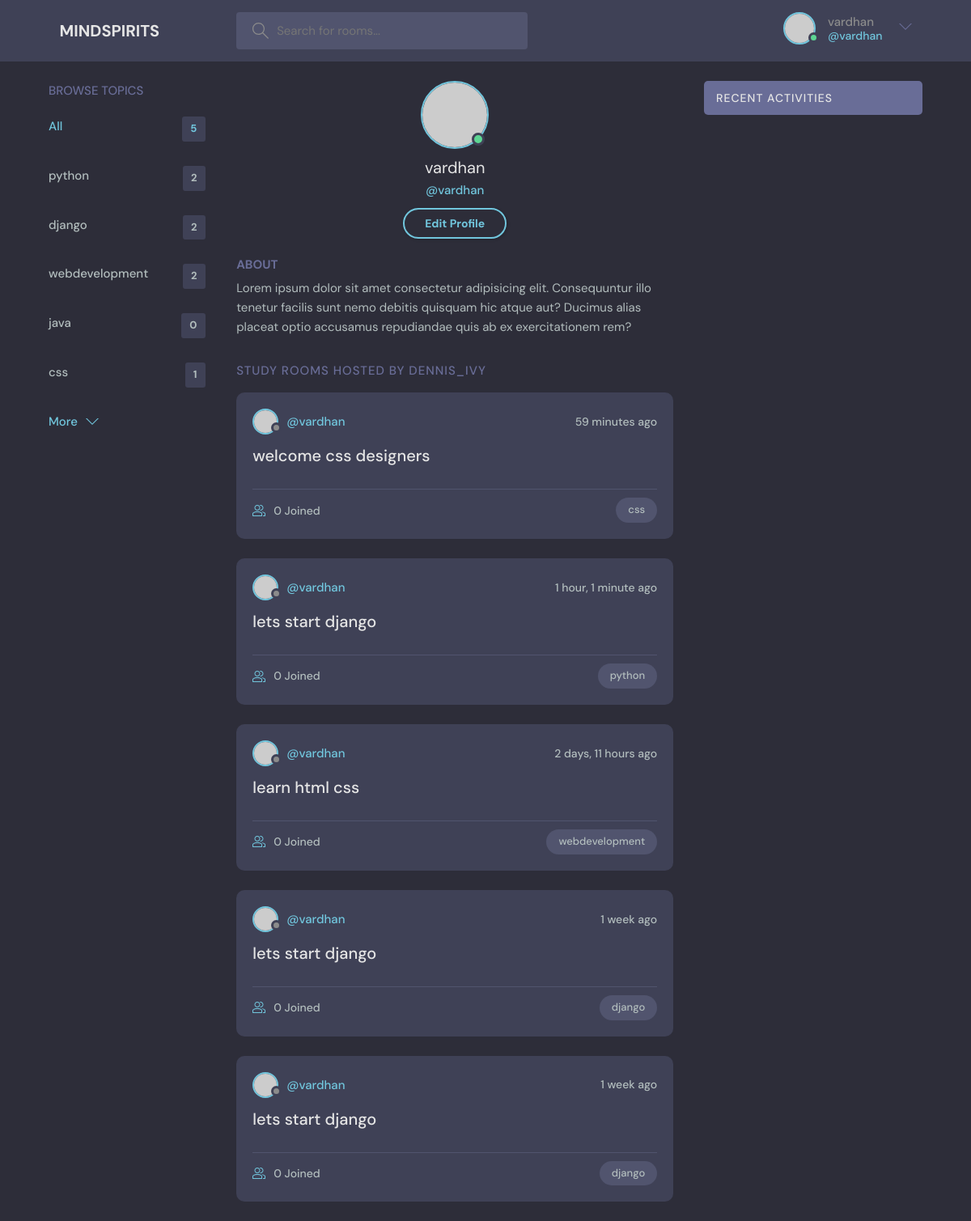
Screenshot of /profile/1 (signed in) with the database file from the repository.
### base/models.py (models this page shows, shortened)
class topic(models.Model):
    name=models.CharField(max_length=200)

class Room(models.Model):
    host=models.ForeignKey(User,on_delete=models.SET_NULL,null=True)
    topic=models.ForeignKey(topic,on_delete=models.SET_NULL,null=True)
    name=models.CharField(max_length=200)
    description=models.TextField(null=True,blank=True)
    participants=models.ManyToManyField(User,related_name='participants',blank=True)
    updated=models.DateTimeField(auto_now=True)
    created=models.DateTimeField(auto_now_add=True)
    class Meta:
        ordering=['-updated','-created']

### base/views.py (the view)
# urls.py: path('profile/<str:pk>',views.userProfile,name="user-profile"),
def userProfile(request,pk):
    user=User.objects.get(id=pk)
    rooms=user.room_set.all()
    room_messages=user.message_set.all()
    topics =topic.objects.all()
    context={'user':user,'rooms':rooms,'room_messages':room_messages,'topics':topics}
    return render(request,'base/profile.html',context)

### base/templates/base/profile.html
{%extends 'main.html' %}
{%block content%}
  <main class="profile-page layout layout--3">
    <div class="container">
      {% include 'base/topics_component.html' %}
      <div class="roomList">
        <div class="profile">
          <div class="profile__avatar">
            <div class="avatar avatar--large active">
              <img src="https://randomuser.me/api/portraits/men/11.jpg" />
            </div>
          </div>
          <div class="profile__info">
            <h3>{{user.username}}</h3>
            <p>@{{user.username}}</p>
            <a href="edit-user.html" class="btn btn--main btn--pill">Edit Profile</a>
          </div>
          <div class="profile__about">
            <h3>About</h3>
            <p>
              Lorem ipsum dolor sit amet consectetur adipisicing elit. Consequuntur illo tenetur
              facilis sunt nemo debitis quisquam hic atque aut? Ducimus alias placeat optio
              accusamus repudiandae quis ab ex exercitationem rem?
            </p>
          </div>
        </div>
        <div class="roomList__header">
          <div>
            <h2>Study Rooms Hosted by dennis_ivy</a>
            </h2>
          </div>
        </div>
        {%include 'base/feed_component.html' %}
      </div>
      {%include 'base/activity_component.html' %}
    </div>
  </main>
{%endblock content%}

### templates/nav.html (shortened to what this page needs)
{%load static%}
<header class="header header--loggedIn">
    <div class="container">
      <a href="{% url 'home' %}" class="header__logo">
        <h1>MINDSPIRITS</h1>
      </a>
      <form class="header__search" method="GET" action="{% url 'home' %}">
        <label>
          <input name="q"  placeholder="Search for rooms..." />
        </label>
      </form>
      <nav class="header__menu">
        {% if request.user.is_authenticated %}
        <div class="header__user">
          <a href="profile.html">
            <div class="avatar avatar--medium active">
              <img src="https://randomuser.me/api/portraits/men/37.jpg" />
            </div>
            <p>{{request.user.username}} <span>@{{request.user.username}}</span></p>
          </a>
          <button class="dropdown-button">
            <svg version="1.1" xmlns="http://www.w3.org/2000/svg" width="32" height="32" viewBox="0 0 32 32">
              <title>chevron-down</title>
              <path d="M16 21l-13-13h-3l16 16 16-16h-3l-13 13z"></path>
            </svg>
          </button>
        </div>
        {%else%}
        <a href="{%url 'login' %}">
          <img src="{% static 'images/avatar.svg' %}" />
          <p>Login</p>
        </a>
        {%endif%}
      </nav>
    </div>
</header>

### base/templates/base/topics_component.html
<div class="topics">
    <div class="topics__header">
        <h2>Browse Topics</h2>
    </div>
    <ul class="topics__list">
        <li>
        <a href="{%url 'home' %}" class="active">All <span>{{topics.count}}</span></a>
        </li>
        {%for topic in topics %}
        <li>
        <a href="{% url 'home' %}?q={{topic.name}}">{{topic.name}} <span>{{topic.room_set.all.count}}</span></a>
        </li>
        {%endfor%}
    </ul>
    <a class="btn btn--link" href="topics.html">
        More
        <svg version="1.1" xmlns="http://www.w3.org/2000/svg" width="32" height="32" viewBox="0 0 32 32">
        <title>chevron-down</title>
        <path d="M16 21l-13-13h-3l16 16 16-16h-3l-13 13z"></path>
        </svg>
    </a>
</div>

### base/templates/base/feed_component.html (shortened to what this page needs)
{% for room in rooms %}
<div class="roomListRoom">
    <div class="roomListRoom__header">
      <a href="{%url 'user-profile' room.host.id %}" class="roomListRoom__author">
        <div class="avatar avatar--small">
          <img src="https://randomuser.me/api/portraits/women/11.jpg" />
        </div>
        <span>@{{room.host.username}}</span>
      </a>
      <div class="roomListRoom__actions">
        <span>{{room.created|timesince}} ago</span>
      </div>
    </div>
    <div class="roomListRoom__content">
      <a href="{%url 'room' room.id %}">{{room.name}}</a>
    </div>
    <div class="roomListRoom__meta">
      <a href="{%url 'room' room.id %}" class="roomListRoom__joined">
        {{room.participants.all.count}} Joined
      </a>
      <p class="roomListRoom__topic">{{room.topic.name}}</p>
    </div>
</div>
{%endfor%}

### rows the page displays
topic: name "python", room_set.all.count "2"
topic: name "django", room_set.all.count "2"
topic: name "webdevelopment", room_set.all.count "2"
topic: name "java", room_set.all.count "0"
topic: name "css", room_set.all.count "1"
Room: host.username "vardhan", created "59 minutes", name "welcome css designers", participants.all.count "0", topic.name "css"
Room: host.username "vardhan", created "1 hour, 1 minute", name "lets start django", participants.all.count "0", topic.name "python"
Room: host.username "vardhan", created "2 days, 11 hours", name "learn html css", participants.all.count "0", topic.name "webdevelopment"
Room: host.username "vardhan", created "1 week", name "lets start django", participants.all.count "0", topic.name "django"
Room: host.username "vardhan", created "1 week", name "lets start django", participants.all.count "0", topic.name "django"

### other values shown
{{ request.user.username }} "vardhan"
{{ topics.count }} "5"
{{ user.username }} "vardhan"
